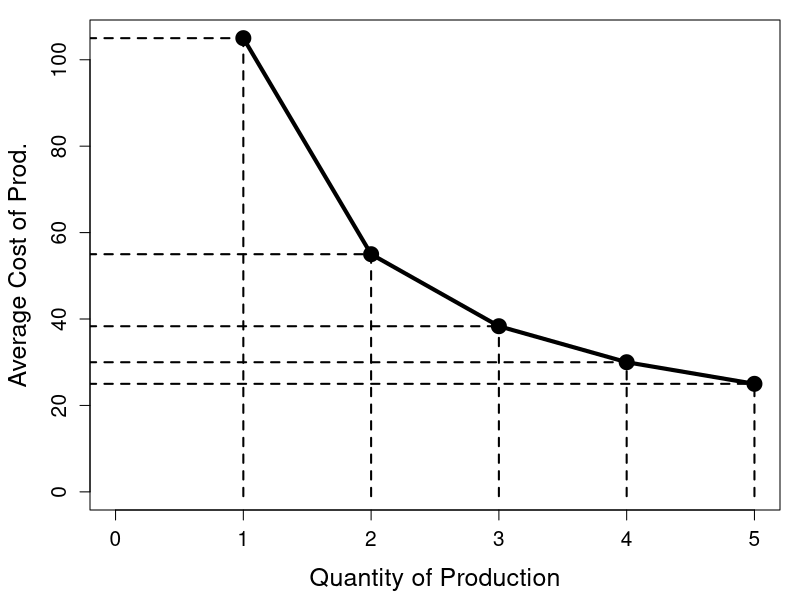

Recreate this plot in R.
## ---- chunk 1

n <- 5
x <- data.frame(
  q = 0:n,
  fc = rep(100, n+1),
  vc = 0:n*5
)
x$tc <- x$fc + x$vc
x$ac <- x$tc / x$q
x$ac[1] <- NA

par(mar = c(4.5, 4.5, 1, 1))
plot(x$q, x$ac, 
     xlab = "Quantity of Production", 
     ylab = "Average Cost of Prod.", 
     cex.axis = 1.25, cex.lab = 1.5, 
     type = "l", lwd = 4,
     ylim = c(0, max(x$ac[!is.na(x$ac)])))
points(x$q, x$ac, pch = 19, cex = 2)
segments(-1, x$ac, x$q, x$ac,
         lty = 2, lwd = 2)
segments(x$q, -1, x$q, x$ac,
         lty = 2, lwd = 2)
